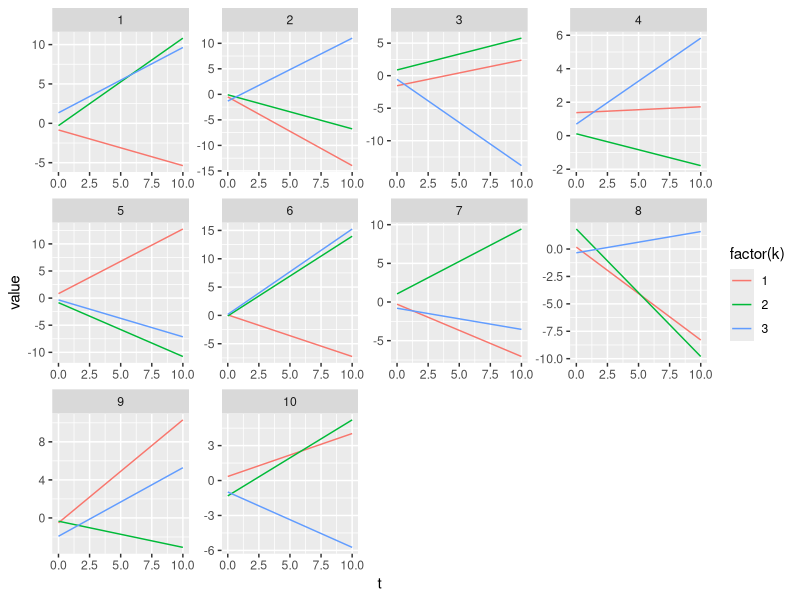
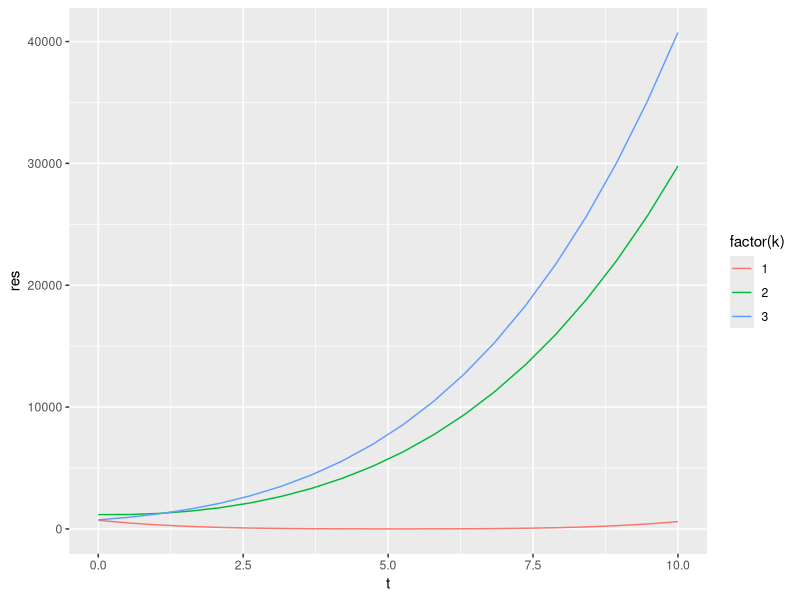
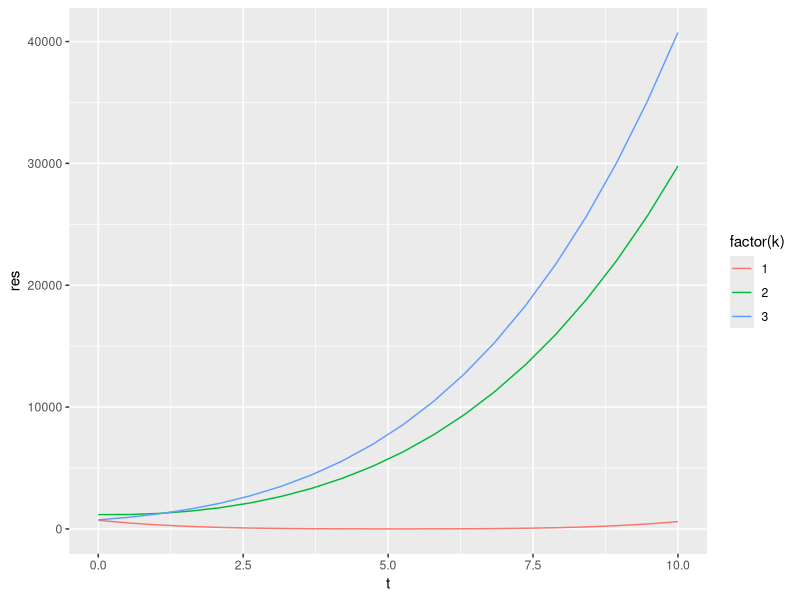
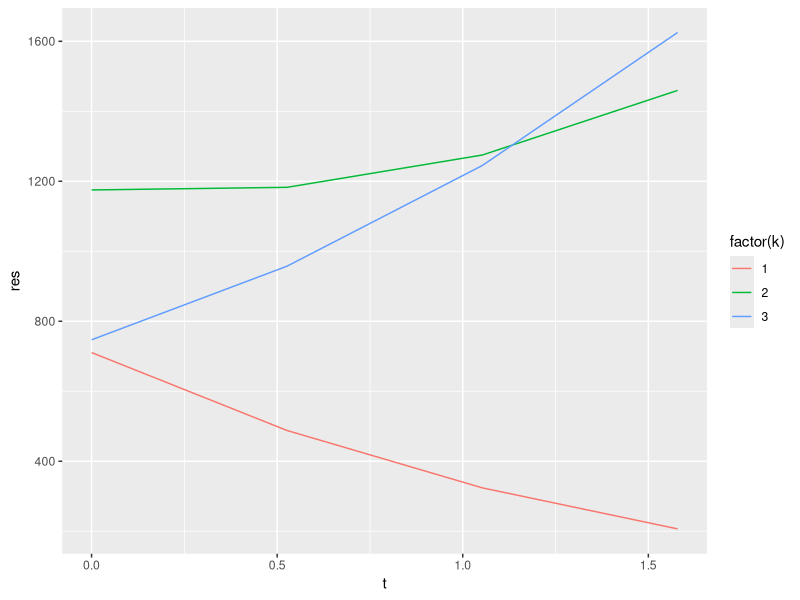

Here is the R script that generated these plots, in order:
	library(dplyr)
	library(ggplot2)
	#  simulation one 
	# all the g's are lines 

	# set the levels for k and m
	klevel = 3
	mlevel = 10
	# set the upper limit for t 
	xlimt = 10
	# generate a data.frame with slope and intercept for each k and m level 
	data_km = expand.grid(k=1:klevel,m=1:mlevel)
	data_km$a = rnorm(nrow(data_km))
	data_km$b= rnorm(nrow(data_km))


	# I create a data frame in order to plot all the g functions for each m 

	flim = function(data){
	t = seq(0,xlimt,len=1000) # eval each line at 1000 equal spaced time points 
	data.frame(value = data$a*t+data$b,t=t)
	}
	library(ggplot2)
	limd = data_km%>%dplyr::group_by(m,k)%>%do(flim(.))%>%data.frame
	ggplot(limd)+geom_line(aes(x=t,y=value,color=factor(k)))+facet_wrap(~m, scales="free")

	## set the true value for k and t 
	ttrue = 5
	ktrue = 1
	sigma_noise = 1

	# fytrue is a function with input as the true k and t and output the true value of y
	fytrue= function(ttrue,ktrue){
	temp = data_km%>%dplyr::filter(k==ktrue)
	temp$a*ttrue+temp$b
	}

	# obtain the observed value of y with some noise 
	yobs = fytrue(ttrue,ktrue)+rnorm(length(mlevel), sd=sigma_noise)

	# loss function with input as any t and k and output as the square differences between the observed and fitted value (a length of m vector)

	loss = function(y,t,k){
		
		(y-fytrue(t,k))^2

	}

	##  losst give the mean square differences or errors
	losst = function(t,k) {
		mean((loss(yobs,t,k))^2)
	}

	## we can evaluate the loss function surface

	settings = expand.grid(t=seq(0,10,len=20), k=1:3)
	res = mapply(t=settings$t,k=settings$k, losst)
	settings$res = res

	head(settings)
	ggplot(settings,aes(x=t,group=factor(k),color=factor(k),y=res))+geom_line()

	#  given a different value of t 
	ttrue = 0.1
	ktrue = 1
	ytrue = fytrue(ttrue,ktrue)+rnorm(length(mlevel))
	res = mapply(t=settings$t,k=settings$k, losst)
	settings$res = res
	ggplot(settings,aes(x=t,group=factor(k),color=factor(k),y=res))+geom_line()
	ggplot(settings%>%dplyr::filter(t<2),aes(x=t,group=factor(k),color=factor(k),y=res))+geom_line()


